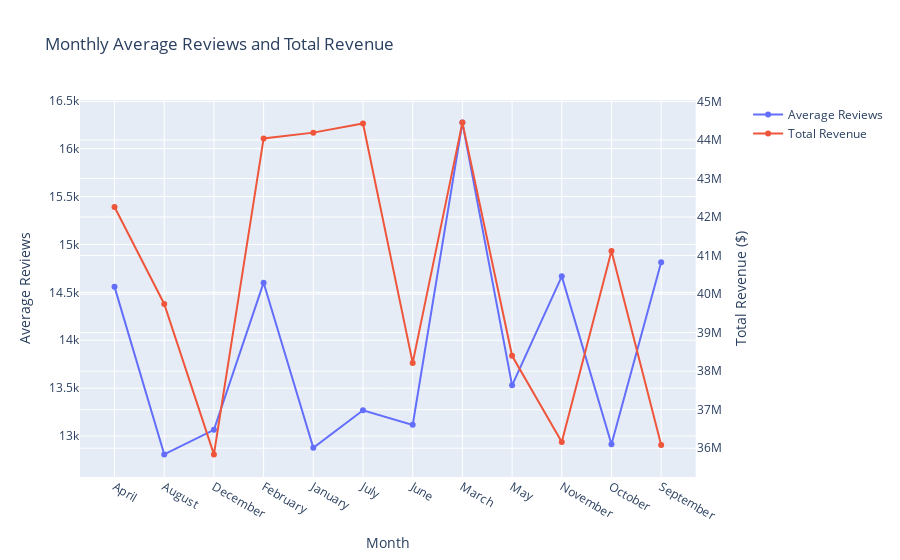

The code cell stored with this chart in its notebook:
### Markdown cell above
Average Reviews vs. Revenue: Dual-axis line chart showing how average reviews correlate with revenue.

### Code cell
# Load your data here
data = pd.read_excel('../Customer_Success_Engineer_-_Project_Data.xlsx', sheet_name='Monthly', header=1)

# We would group by Month, calculating the average Reviews and summing the Revenue
monthly_summary = data.groupby('Month').agg({
    'Reviews': 'mean',
    'Revenue': 'sum'
}).reset_index()

# Create figure with secondary y-axis for Revenue using make_subplots
fig = make_subplots(specs=[[{"secondary_y": True}]])

# Add Reviews trace on primary y-axis
fig.add_trace(
    go.Scatter(x=monthly_summary['Month'], y=monthly_summary['Reviews'], name='Average Reviews', mode='lines+markers'),
    secondary_y=False,
)

# Add Revenue trace on secondary y-axis
fig.add_trace(
    go.Scatter(x=monthly_summary['Month'], y=monthly_summary['Revenue'], name='Total Revenue', mode='lines+markers'),
    secondary_y=True,
)

# Add titles and axis labels
fig.update_layout(
    title_text='Monthly Average Reviews and Total Revenue'
)

fig.update_xaxes(title_text='Month')
fig.update_yaxes(title_text='Average Reviews', secondary_y=False)
fig.update_yaxes(title_text='Total Revenue ($)', secondary_y=True)

# Show the plot
fig.show()

### Figure 1 — Plotly figure (JSON) as saved in the notebook; plotly's stock layout.template omitted (floating-point values rounded to 4 significant figures)
{"data": [{"mode": "lines+markers", "name": "Average Reviews", "type": "scatter", "x": ["April", "August", "December", "February", "January", "July", "June", "March", "May", "November", "October", "September"], "xaxis": "x", "y": [14560.0, 12810.0, 13070.0, 14600.0, 12880.0, 13270.0, 13120.0, 16270.0, 13530.0, 14670.0, 12910.0, 14810.0], "yaxis": "y"}, {"mode": "lines+markers", "name": "Total Revenue", "type": "scatter", "x": ["April", "August", "December", "February", "January", "July", "June", "March", "May", "November", "October", "September"], "xaxis": "x", "y": [42260000.0, 39740000.0, 35840000.0, 44040000.0, 44190000.0, 44430000.0, 38210000.0, 44450000.0, 38400000.0, 36160000.0, 41120000.0, 36080000.0], "yaxis": "y2"}], "layout": {"autosize": true, "title": {"text": "Monthly Average Reviews and Total Revenue"}, "xaxis": {"anchor": "y", "autorange": true, "domain": [0, 0.94], "range": [-0.7426, 11.74], "title": {"text": "Month"}, "type": "category"}, "yaxis": {"anchor": "x", "autorange": true, "domain": [0, 1], "range": [12520.0, 16560.0], "title": {"text": "Average Reviews"}, "type": "linear"}, "yaxis2": {"anchor": "x", "autorange": true, "overlaying": "y", "range": [35120000.0, 45170000.0], "side": "right", "title": {"text": "Total Revenue ($)"}, "type": "linear"}}}
